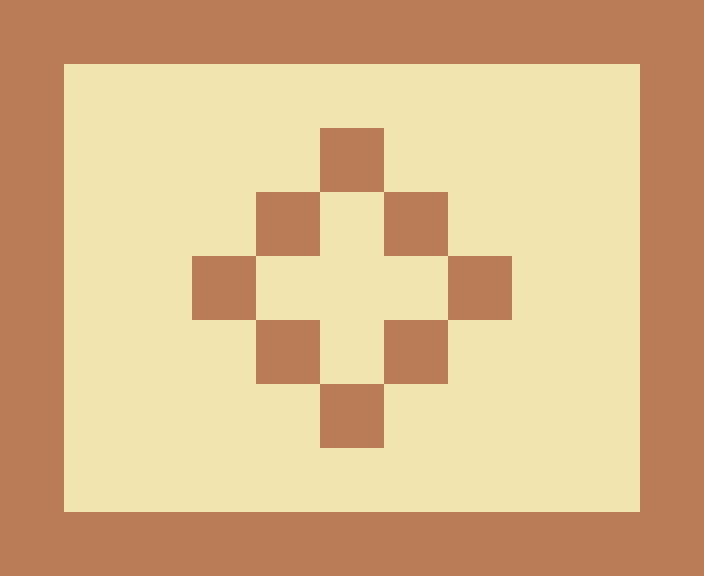

Tiled map render using the project's own tile images. Description and the map definition, with tile-layer contents summarised, below:
An orthogonal 11x9 tile map with 64x64 px tiles, 1 tile layer (Tile Layer 1), 2 tilesets.

<map version="1.0" orientation="orthogonal" width="11" height="9" tilewidth="64" tileheight="64">
 <tileset firstgid="1" name="floor" tilewidth="64" tileheight="64">
  <image source="../res/floor.png" width="64" height="64" />
 </tileset>
 <tileset firstgid="2" name="wall" tilewidth="64" tileheight="64">
  <image source="../res/wall.png" width="64" height="64" />
  <tile id="0">
   <properties>
    <property name="blocked" value="true" />
   </properties>
  </tile>
 </tileset>
 <layer name="Tile Layer 1" width="11" height="9">
  <data>[99 cells, 99 non-empty, 2 distinct tile ids]</data>
 </layer>
</map>
